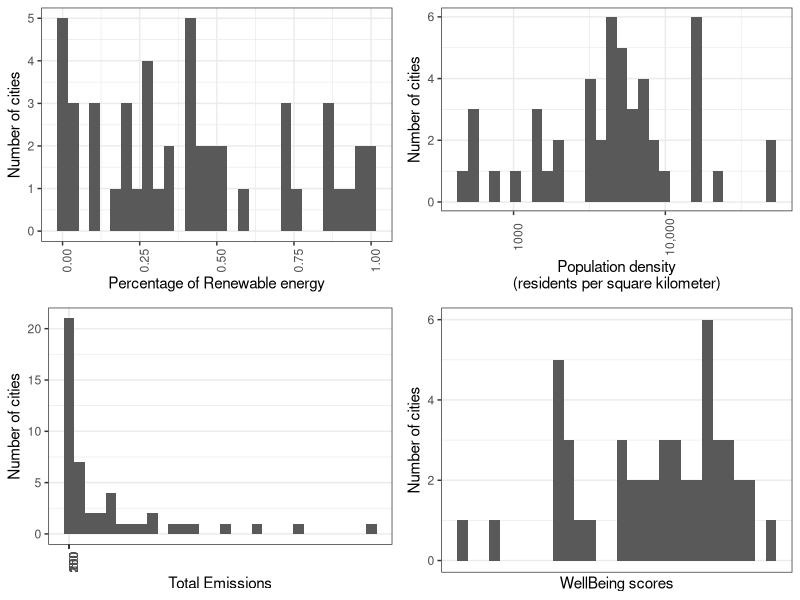

Generate this figure with R: (Note: this script raises an error after producing the figure.)
## ---- chunk 1
knitr::opts_chunk$set(warning = FALSE, message = FALSE, echo = TRUE)
## ---- chunk 2
library(tidyverse)
library(sf)
library(knitr)
library(readxl)
library(gridExtra)
## ---- chunk 3
main <- st_read("values_variablesonly.xlsx")
total <- st_read("combinedmain_valuesonlyr.csv")
## ---- chunk 4
kable(head(total))
## ---- chunk 5
kable(head(main))
## ---- chunk 6
data <- read_xlsx(path = "values_variablesonly.xlsx", 
                      sheet = "Sheet1")
energy_t_test <- t.test(data$PercentageRenewable)
dens_t_test <- t.test(data$PopulationDensity)
emission_t_test <- t.test(data$TotalEmissions)
wellbeing_t_test <- t.test(data$WellBeing)
## ---- chunk 7

energy_quartiles <- quantile(data$PercentageRenewable, na.rm = TRUE)
dens_quartiles <- quantile(data$PopulationDensity, na.rm = TRUE)
emission_quartiles <- quantile(data$TotalEmissions, na.rm = TRUE)
wellbeing_quartiles <- quantile(data$WellBeing, na.rm = TRUE)

energy_dev <- sd(data$PercentageRenewable, na.rm = TRUE)
dens_dev <- sd(data$PopulationDensity, na.rm = TRUE)
emission_dev <- sd(data$TotalEmissions, na.rm = TRUE)
wellbeing_dev <- sd(data$WellBeing, na.rm = TRUE)

energy_hist <- ggplot(data) +
  geom_histogram(aes(x = PercentageRenewable),
                 bins = 30)

dens_hist <- ggplot(data) +
  geom_histogram(aes(x = PopulationDensity),
                 bins = 30) +
  scale_x_continuous(trans = "log")

emission_hist <- ggplot(data) +
  geom_histogram(aes(x = TotalEmissions),
                 bins = 30)

wellbeing_hist <- ggplot(data) +
  geom_histogram(aes(x = WellBeing),
                 bins = 30)
## ---- chunk 8

cont_summary <- tibble(`Variable` = c("Percentage of Renewable energy", 
               "Population density (people per square kilometers)", 
               "Total Emissions (metric tonnes CO2e)",
               "WellBeing scores"),

`Sample mean` = c(energy_t_test$estimate,
                    dens_t_test$estimate,
                    emission_t_test$estimate,
                    wellbeing_t_test$estimate* 1000),

`Population mean (95% confidence) - low` = 
    c(energy_t_test$conf.int[1],
      dens_t_test$conf.int[1],
      emission_t_test$conf.int[1],
      wellbeing_t_test$conf.int[1]* 1000),
`Population mean (95% confidence) - high` =
    c(energy_t_test$conf.int[2],
      dens_t_test$conf.int[2],
      emission_t_test$conf.int[2],
      wellbeing_t_test$conf.int[2] * 1000),
`Median` = c(energy_quartiles[3],
             dens_quartiles[3],
             emission_quartiles[3],
             wellbeing_quartiles[3] * 1000),
`Interquartile range` = c(energy_quartiles[4] - energy_quartiles[2],
                            dens_quartiles[4] - dens_quartiles[2],
                            emission_quartiles[4] - emission_quartiles[2],
                            wellbeing_quartiles[4] - wellbeing_quartiles[2]* 1000),
`Standard deviation` = c(energy_dev,
                          dens_dev,
                          emission_dev,
                          wellbeing_dev* 1000))

kable(cont_summary, digits = 0)
## ---- chunk 9

pretty_energy_hist <- energy_hist +
  theme_bw() +
  scale_x_continuous(name = "Percentage of Renewable energy") +
  scale_y_continuous(name = "Number of cities") +
  theme(axis.text.x = element_text(angle = 90))

pretty_dens_hist <- dens_hist +
  theme_bw() + 
  scale_x_continuous(name = "Population density\n(residents per square kilometer)",
                     trans = "log",
                     breaks = c(0.1, 1, 10, 100, 1000, 10000),
                     labels = c("0.1", "1", "10", "100", "1000", "10,000")) +
  scale_y_continuous(name = "Number of cities") +
  theme(axis.text.x = element_text(angle = 90))

pretty_emission_hist = emission_hist +
  theme_bw() +
  scale_x_continuous(name = "Total Emissions",
                     breaks = seq(0, 0.3, by=.05),
                     labels = seq(0, 300, by = 50)) +
  scale_y_continuous(name = "Number of cities") +
  theme(axis.text.x = element_text(angle = 90)) 
  
pretty_wellbeing_hist = wellbeing_hist +
  theme_bw() +
  scale_x_continuous(name = "WellBeing scores",
                     breaks = seq(0, 0.3, by=.05),
                     labels = seq(0, 300, by = 50)) +
  scale_y_continuous(name = "Number of cities") +
  theme(axis.text.x = element_text(angle = 90))

grid.arrange(pretty_energy_hist, pretty_dens_hist, pretty_emission_hist, pretty_wellbeing_hist,
             ncol = 2, nrow = 2)
## ---- chunk 10
pct_C40 <- t.test(main$C40_Status == "C40")
pct_nonC40 <- t.test(main$C40_Status == "No")
## ---- chunk 11
cat_summary_C40 <- tibble(`C40 Cities` = 
                              c("C40",
                                "Non C40"),
                            `Sample proportion` = 
                              c(pct_C40$estimate * 100,
                                pct_nonC40$estimate *100),
                            `95-percent confidence - low` = 
                              c(pct_C40$conf.int[1] * 100,
                                pct_nonC40$conf.int[1] * 100),
                            `95-percent confidence - high` = 
                              c(pct_C40$conf.int[2] * 100,
                                pct_nonC40$conf.int[2] * 100))

kable(cat_summary_C40, digits = 0)
## ---- chunk 12
pct_VAdone <- t.test(main$Vadone == "Yes")
pct_VAinprogress <- t.test(main$Vadone == "In progress")
pct_VAno <-  t.test(main$Vadone == "No")
## ---- chunk 13

cat_summary_VAdone <- tibble(`Conducted Vulnerability Assessment?` = 
                              c("Yes",
                                "In Progress",
                                "No"),
                            `Sample proportion` = 
                              c(pct_VAdone$estimate * 100,
                                pct_VAinprogress$estimate * 100,
                                pct_VAno$estimate * 100),
                            `95-percent confidence - low` = 
                              c(pct_VAdone$estimate * 100,
                                pct_VAinprogress$estimate * 100,
                                pct_VAno$estimate * 100),
                            `95-percent confidence - high` = 
                              c(pct_VAdone$conf.int[2] * 100,
                                pct_VAinprogress$conf.int[2] * 100,
                                pct_VAno$conf.int[2] * 100))

kable(cat_summary_VAdone, digits = 0)
